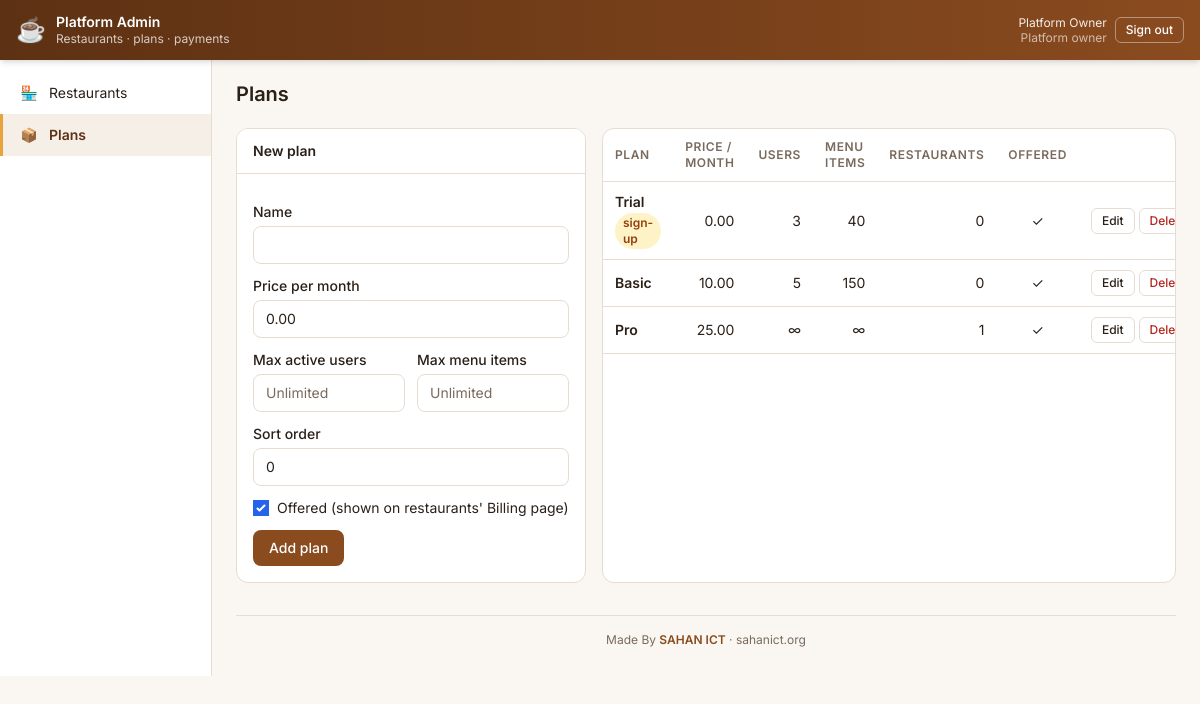
Page /platform/plans.php (signed in) on the committed database.
### tables this page shows
CREATE TABLE plans (
  id             INT UNSIGNED NOT NULL AUTO_INCREMENT PRIMARY KEY,
  name           VARCHAR(50)  NOT NULL,
  price_month    DECIMAL(10,2) NOT NULL DEFAULT 0.00,
   
  max_users      INT UNSIGNED NULL,
  max_menu_items INT UNSIGNED NULL,
  is_active      TINYINT(1)   NOT NULL DEFAULT 1,
  sort_order     INT          NOT NULL DEFAULT 0
);

### core/helper_functions.php (called while the page is built, shortened)
<?php
function e(mixed $value): string
{
    return htmlspecialchars((string)$value, ENT_QUOTES | ENT_SUBSTITUTE, 'UTF-8');
}
function db_run(string $sql, array $params = []): mysqli_stmt
{
    global $conn;
    $stmt = $conn->prepare($sql);
    $stmt->execute();
    return $stmt;
}
function db_all(string $sql, array $params = []): array
{
    return db_run($sql, $params)->get_result()->fetch_all(MYSQLI_ASSOC);
}

### platform/plans.php (the view, shortened to what this page needs)
<?php
$editing = null;
$plans = db_all(
    'SELECT p.*, (SELECT COUNT(*) FROM companies c WHERE c.plan_id = p.id) AS company_count
       FROM plans p ORDER BY p.sort_order, p.price_month'
);
require __DIR__ . '/../core/header.php';
?>
<div class="grid grid-cols-1 lg:grid-cols-[350px_1fr] gap-4">
    <div class="card">
        <div class="card-header"><?= $editing ? 'Edit plan' : 'New plan' ?></div>
        <div class="card-body">
            <form method="post" class="space-y-3">
                <div>
                    <label class="label" for="name">Name</label>
                    <input type="text" id="name" name="name" class="input" maxlength="50" required value="<?= e($editing['name'] ?? '') ?>">
                </div>
                <div>
                    <label class="label" for="price_month">Price per month</label>
                    <input type="number" id="price_month" name="price_month" class="input" step="0.01" min="0" value="<?= e($editing['price_month'] ?? '0.00') ?>">
                </div>
                <div class="grid grid-cols-2 gap-3">
                    <div>
                        <label class="label" for="max_users">Max active users</label>
                        <input type="number" id="max_users" name="max_users" class="input" min="1" value="<?= e($editing['max_users'] ?? '') ?>" placeholder="Unlimited">
                    </div>
                    <div>
                        <label class="label" for="max_menu_items">Max menu items</label>
                        <input type="number" id="max_menu_items" name="max_menu_items" class="input" min="1" value="<?= e($editing['max_menu_items'] ?? '') ?>" placeholder="Unlimited">
                    </div>
                </div>
                <div>
                    <label class="label" for="sort_order">Sort order</label>
                    <input type="number" id="sort_order" name="sort_order" class="input" value="<?= (int)($editing['sort_order'] ?? 0) ?>">
                </div>
                <label class="flex items-center gap-2 text-sm">
                    <input type="checkbox" name="is_active" value="1" <?= ($editing === null || (int)$editing['is_active']) ? 'checked' : '' ?>>
                    Offered (shown on restaurants' Billing page)
                </label>
                <div class="flex gap-2">
                    <button class="btn btn-brand"><?= $editing ? 'Save plan' : 'Add plan' ?></button>
                </div>
            </form>
        </div>
    </div>
    <div class="card">
        <table class="tbl">
            <thead><tr>
                <th>Plan</th><th class="text-right">Price / month</th><th class="text-right">Users</th>
                <th class="text-right">Menu items</th><th class="text-right">Restaurants</th><th class="text-center">Offered</th><th></th>
            </tr></thead>
            <tbody>
            <?php foreach ($plans as $p): ?>
                <tr>
                    <td class="font-semibold"><?= e($p['name']) ?><?= (int)$p['id'] === TRIAL_PLAN_ID ? ' <span class="badge badge-warning">sign-up</span>' : '' ?></td>
                    <td class="text-right"><?= e(number_format((float)$p['price_month'], 2)) ?></td>
                    <td class="text-right"><?= $p['max_users'] === null ? '∞' : (int)$p['max_users'] ?></td>
                    <td class="text-right"><?= $p['max_menu_items'] === null ? '∞' : (int)$p['max_menu_items'] ?></td>
                    <td class="text-right"><?= (int)$p['company_count'] ?></td>
                    <td class="text-center"><?= (int)$p['is_active'] ? '✓' : '—' ?></td>
                    <td class="text-right text-nowrap">
                        <a class="btn btn-outline btn-sm" href="?edit=<?= (int)$p['id'] ?>">Edit</a>
                        <form method="post" class="inline" onsubmit="return confirm('Delete this plan?')">
                            <button class="btn btn-outline btn-sm text-bad">Delete</button>
                        </form>
                    </td>
                </tr>
            <?php endforeach; ?>
            </tbody>
        </table>
    </div>
</div>
<?php require __DIR__ . '/../core/footer.php'; ?>

### rows in the picture
plans: name "Trial", shows "sign-up", price_month "0.00", max_users "3", max_menu_items "40", company_count "0"
plans: name "Basic", price_month "10.00", max_users "5", max_menu_items "150", company_count "0"
plans: name "Pro", price_month "25.00", company_count "1"

### other values in the picture
$brandName "Platform Admin"
$brandTag "Restaurants · plans · payments"
platform_user()['full_name'] "Platform Owner"
$icon "🏪"
$label "Restaurants"
$icon "📦"
$label "Plans"
$pageTitle "Plans"
